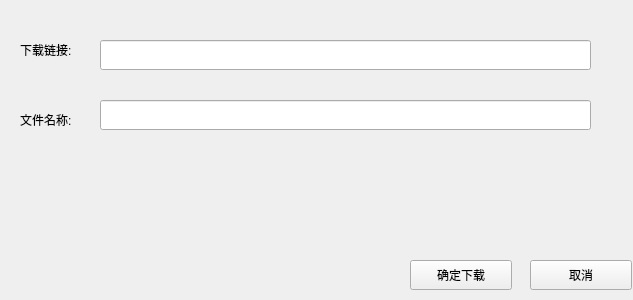
<?xml version="1.0" encoding="UTF-8"?>
<ui version="4.0">
 <class>CreateTaskUI</class>
 <widget class="QWidget" name="CreateTaskUI">
  <property name="geometry">
   <rect>
    <x>0</x>
    <y>0</y>
    <width>633</width>
    <height>300</height>
   </rect>
  </property>
  <property name="windowTitle">
   <string>新建任务</string>
  </property>
  <widget class="QLabel" name="label">
   <property name="geometry">
    <rect>
     <x>20</x>
     <y>40</y>
     <width>67</width>
     <height>20</height>
    </rect>
   </property>
   <property name="text">
    <string>下载链接:</string>
   </property>
  </widget>
  <widget class="QLabel" name="label_2">
   <property name="geometry">
    <rect>
     <x>20</x>
     <y>110</y>
     <width>67</width>
     <height>20</height>
    </rect>
   </property>
   <property name="text">
    <string>文件名称:</string>
   </property>
  </widget>
  <widget class="QPushButton" name="buttonOK">
   <property name="geometry">
    <rect>
     <x>410</x>
     <y>260</y>
     <width>102</width>
     <height>30</height>
    </rect>
   </property>
   <property name="text">
    <string>确定下载</string>
   </property>
  </widget>
  <widget class="QPushButton" name="buttonCancel">
   <property name="geometry">
    <rect>
     <x>530</x>
     <y>260</y>
     <width>102</width>
     <height>30</height>
    </rect>
   </property>
   <property name="text">
    <string>取消</string>
   </property>
  </widget>
  <widget class="QLineEdit" name="lineEditUrl">
   <property name="geometry">
    <rect>
     <x>100</x>
     <y>40</y>
     <width>491</width>
     <height>30</height>
    </rect>
   </property>
  </widget>
  <widget class="QLineEdit" name="lineEditName">
   <property name="geometry">
    <rect>
     <x>100</x>
     <y>100</y>
     <width>491</width>
     <height>30</height>
    </rect>
   </property>
  </widget>
 </widget>
 <resources/>
 <connections/>
</ui>
